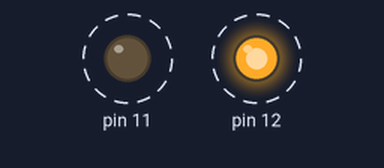
Bench run of a sketch on a simulated Arduino Uno, built with avr-gcc and run on an emulated ATmega328P. Parts: output pins drawn as LEDs (lit = HIGH). Dashed ring = blinking.

Above: at 0.5 s.
Timing chart, 0 to 3.0 s (numbered marks = the images above):
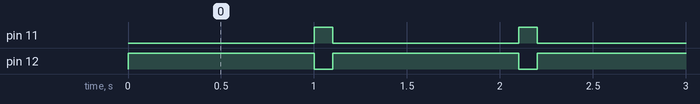

The sketch:

sketch_exp2.ino
```cpp
void setup() {
  // put your setup code here, to run once:
  //to initialize the digital pin 13 as the output
  pinMode(12,OUTPUT);
  pinMode(11,OUTPUT);
}

void loop() {
  // put your main code here, to run repeatedly:
  //the loop runs over and over again forever
  digitalWrite(12,HIGH);
  delay(1000);
  digitalWrite(12,LOW);
  digitalWrite(11,HIGH);
  delay(100);
  digitalWrite(11,LOW);
}
```

Measured:
- by itself, pin 11: alternates HIGH for 0.10 s and LOW for 1.0 s
- by itself, pin 12: alternates HIGH for 1.0 s and LOW for 0.10 s
